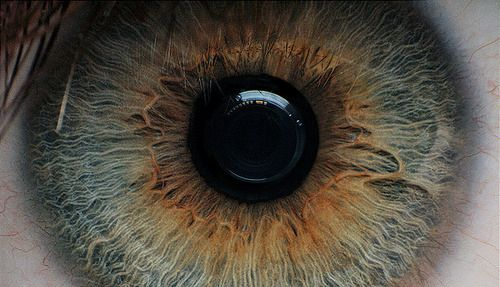
#> input picture Report1/images/eye.jpg, 500 x 287 px
$ python histogram_exp.py images/eye.jpg
#> lines starting #> are read from the running program, lines starting #| are printed output that depends on the picture
### Report1/utils.py
from PIL import Image
import numpy as np
import matplotlib.pyplot as plt


def bound(arr):
    return np.clip(arr, 0, 255)


def im_to_arr(path):
#> called with path = 'images/eye.jpg'
    try:
        with Image.open(path) as image:
#> image is the input picture: PIL image 500x287 RGB; mean R, G, B 82.3, 75.9, 65.5
            im_arr = np.fromstring(image.tobytes(), dtype=np.uint8)
            im_arr = im_arr.reshape(
                (image.size[1], image.size[0], 3)).astype(np.int16)
        return im_arr
    except FileNotFoundError:
        print('remember to pass correct filepath as argument')


def occur_tab(arr):
    occur_tab = np.zeros(256)
    unique, counts = np.unique(arr, return_counts=True)
    occur_tab[unique] = counts
    return occur_tab


def print_hist_img(imgs):

    if not isinstance(imgs, list):
        imgs = [imgs]

    for img in imgs:
        red_occur_tab = occur_tab(img[:, :, 0].flatten())
        green_occur_tab = occur_tab(img[:, :, 1].flatten())
        blue_occur_tab = occur_tab(img[:, :, 2].flatten())

        print_hist_occur_tab(red_occur_tab, green_occur_tab, blue_occur_tab)

    plt.show()


def print_hist_occur_tab(red_occur_tab, green_occur_tab, blue_occur_tab):
    fig = plt.figure(figsize=(10, 3))

    fig.add_subplot(1, 3, 1)
    plt.bar(np.arange(len(red_occur_tab)), red_occur_tab, color='red')
    plt.title('red color')

    fig.add_subplot(1, 3, 2)
    plt.bar(np.arange(len(green_occur_tab)), green_occur_tab, color='green')
    plt.title('green color')

    fig.add_subplot(1, 3, 3)
    plt.bar(np.arange(len(blue_occur_tab)), blue_occur_tab, color='blue')
    plt.title('blue color')

### Report1/histogram_exp.py
#!/usr/bin/python
import sys

import numpy as np
from PIL import Image

from utils import im_to_arr, print_hist_img


def expand_hist(arr):
    flat = arr.flatten()
    val_min = min(flat)
    val_max = max(flat)
    const = 255/(val_max - val_min)
    arr = const * (arr - val_min)
    return arr


def main(args):
    img = im_to_arr(args[0])

    r_channel = img[:, :, 0]
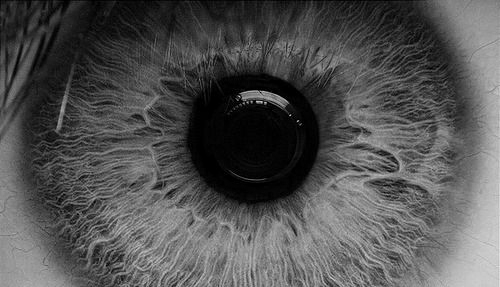
#> r_channel: shape (287, 500) int16; min 0, max 230, mean 82.3
    g_channel = img[:, :, 1]
    b_channel = img[:, :, 2]
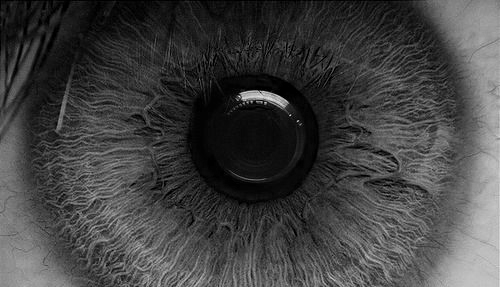
#> b_channel: shape (287, 500) int16; min 0, max 241, mean 65.5

    expanded = np.zeros_like(img)
    expanded[:, :, 0] = expand_hist(r_channel)
#> in expand_hist, `val_min = min(flat)`: val_min = 0
#> in expand_hist, `val_max = max(flat)`: val_max = 230
#> in expand_hist, `const = 255/(val_max - val_min)`: const = 1.11
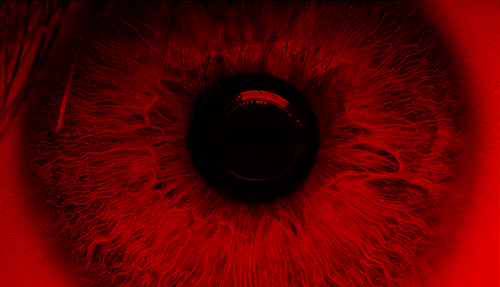
#> expanded: shape (287, 500, 3) int16; mean of channels 0, 1, 2 90.8, 0, 0; drawn as R, G, B
    expanded[:, :, 1] = expand_hist(g_channel)
#> in expand_hist (call 2), `val_max = max(flat)`: val_max = 225
#> in expand_hist (call 2), `const = 255/(val_max - val_min)`: const = 1.13
#> in expand_hist (call 2), `arr = const * (arr - val_min)`:
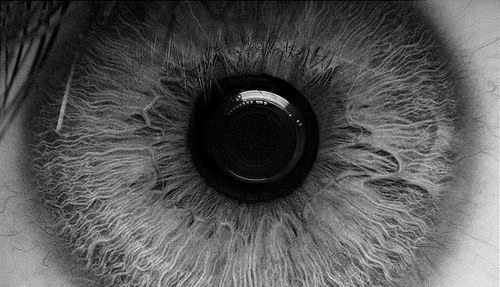
#> arr: shape (287, 500) float64; min 0, max 255, mean 86
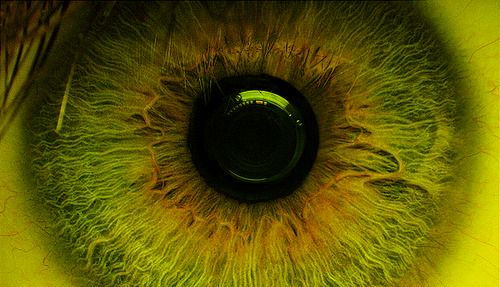
#> expanded: shape (287, 500, 3) int16; mean of channels 0, 1, 2 90.8, 85.5, 0; drawn as R, G, B
    expanded[:, :, 2] = expand_hist(b_channel)
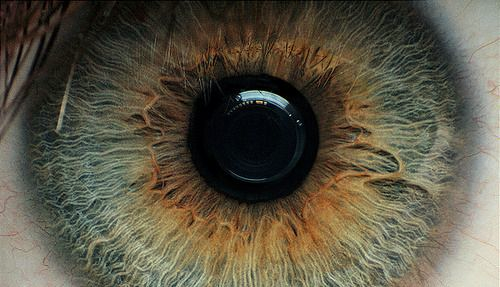
#> expanded: shape (287, 500, 3) int16; mean of channels 0, 1, 2 90.8, 85.5, 68.8; drawn as R, G, B


    Image.fromarray(img.astype(np.uint8)).show(title='original image')
    Image.fromarray(expanded.astype(np.uint8)).show(title='histogram expanded')

    print_hist_img([img, expanded])
#> the loop in print_hist_img, `for img in imgs:` made 2 passes
#> in print_hist_img, `plt.show()`:
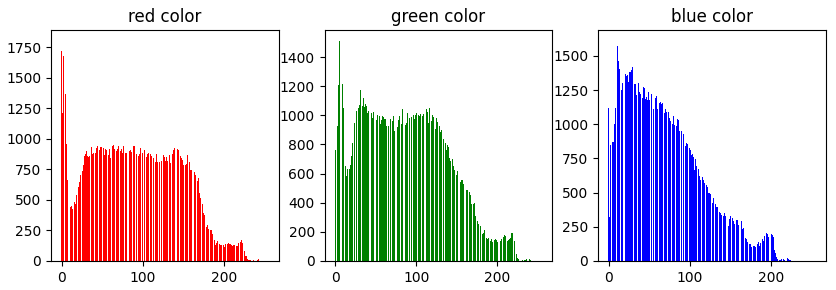
#> figure drawn by matplotlib, 3 panels; panel 1: tallest bar 1801 high, from x = 2.6 to 3.4; panel 2: tallest bar 1510 high, from x = 4.6 to 5.4; panel 3: tallest bar 1609 high, from x = 9.6 to 10.4

if __name__ == "__main__":
    main(sys.argv[1:])
